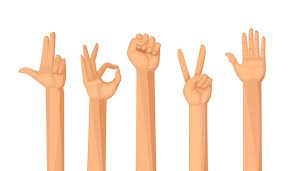
#> input picture Actividad2/manos.jpg, 295 x 171 px, found by its file name
$ python Actividad_VII_Filtros.py
#> lines starting #> are read from the running program, lines starting #| are printed output that depends on the picture
import cv2
import numpy as np
import matplotlib.pyplot as plt

def add_gaussian_noise(image, mean=0, sigma=15):
    noise = np.random.normal(mean, sigma, image.shape).astype(np.int16)
    noisy_image = np.clip(image.astype(np.int16) + noise, 0, 255).astype(np.uint8)
    return noisy_image

def add_salt_pepper_noise(image, salt_prob=0.02, pepper_prob=0.02):
    noisy_image = image.copy()
    num_salt = np.ceil(salt_prob * image.size).astype(int)
    num_pepper = np.ceil(pepper_prob * image.size).astype(int)

    coords_salt = [np.random.randint(0, i, num_salt) for i in image.shape]
    coords_pepper = [np.random.randint(0, i, num_pepper) for i in image.shape]

    noisy_image[tuple(coords_salt)] = 255
    noisy_image[tuple(coords_pepper)] = 0

    return noisy_image

def apply_filters(image):
    return {
        "Gaussian": cv2.GaussianBlur(image, (5, 5), 0),
        "Mean": cv2.blur(image, (5, 5)),
        "Median": cv2.medianBlur(image, 7),
        "Min": cv2.erode(image, np.ones((3,3), np.uint8)),
        "Max": cv2.dilate(image, np.ones((3,3), np.uint8))
    }

def show_images(images_dict, title):
    plt.figure(figsize=(12, 8))
    num_images = len(images_dict)
    rows = 3
    cols = 4 if num_images > 8 else (num_images // 3 + 1)

    for i, (name, img) in enumerate(images_dict.items(), 1):
        plt.subplot(rows, cols, i)
        plt.imshow(img, cmap='gray')
        plt.title(name, fontsize=8)
        plt.axis("off")

    plt.suptitle(title)
    plt.tight_layout()
    plt.show()

# Cargar imagen en escala de grises
image = cv2.imread('Actividad2\manos.jpg', cv2.IMREAD_GRAYSCALE)
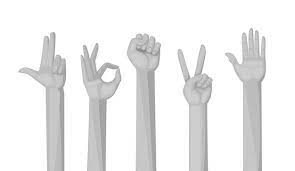
#> image: shape (171, 295); min 132, max 255, mean 237.2

# Contaminar imágenes con ruido
noisy_gaussian = add_gaussian_noise(image)
#> in add_gaussian_noise, `noisy_image = np.clip(image.astype(np.int16) + noise, 0, 255).astype(n..`:
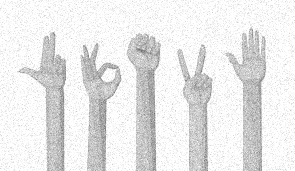
#> noisy_image: shape (171, 295); min 106, max 255, mean 233.2
noisy_salt_pepper = add_salt_pepper_noise(image)
#> in add_salt_pepper_noise, `noisy_image[tuple(coords_pepper)] = 0`:
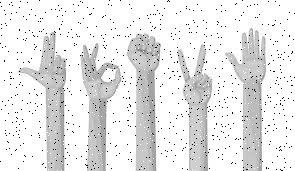
#> noisy_image: shape (171, 295); min 0, max 255, mean 232.9

# Aplicar filtros
filtered_gaussian = apply_filters(noisy_gaussian)
#> filtered_gaussian = 5 items
filtered_salt_pepper = apply_filters(noisy_salt_pepper)
#> filtered_salt_pepper = 5 items

# Organizar todas las imágenes en un solo diccionario (máximo 12 imágenes)
all_images = {
    "Original": image,
    "Gaussian Noise": noisy_gaussian,
    "Salt & Pepper Noise": noisy_salt_pepper,
}

filtered_images = {
    **{f"Gaussian Noise - {k}": v for k, v in filtered_gaussian.items()},
    **{f"Salt & Pepper Noise - {k}": v for k, v in filtered_salt_pepper.items()}
}

# Limitar el número total de imágenes a 12
filtered_images = dict(list(filtered_images.items())[:9])
#> filtered_images = 9 items
all_images.update(filtered_images)

# Mostrar todas las imágenes
show_images(all_images, "All Processed Images")
#> in show_images, `num_images = len(images_dict)`: num_images = 12
#> in show_images, `cols = 4 if num_images > 8 else (num_images // 3 + 1)`: cols = 4
#> the loop in show_images, `for i, (name, img) in enumerate(images_dict.items(), 1):` made 12 passes
#> name on passes 1 to 12: 'Original', 'Gaussian Noise', 'Salt & Pepper Noise', 'Gaussian Noise - Gaussian', 'Gaussian Noise - Mean', 'Gaussian Noise - Median', 'Gaussian Noise - Min', 'Gaussian Noise - Max', 'Salt & Pepper Noise - Gaussian', 'Salt & Pepper Noise - Mean', 'Salt & Pepper Noise - Median', 'Salt & Pepper Noise - Min'
#> in show_images, `plt.show()`:
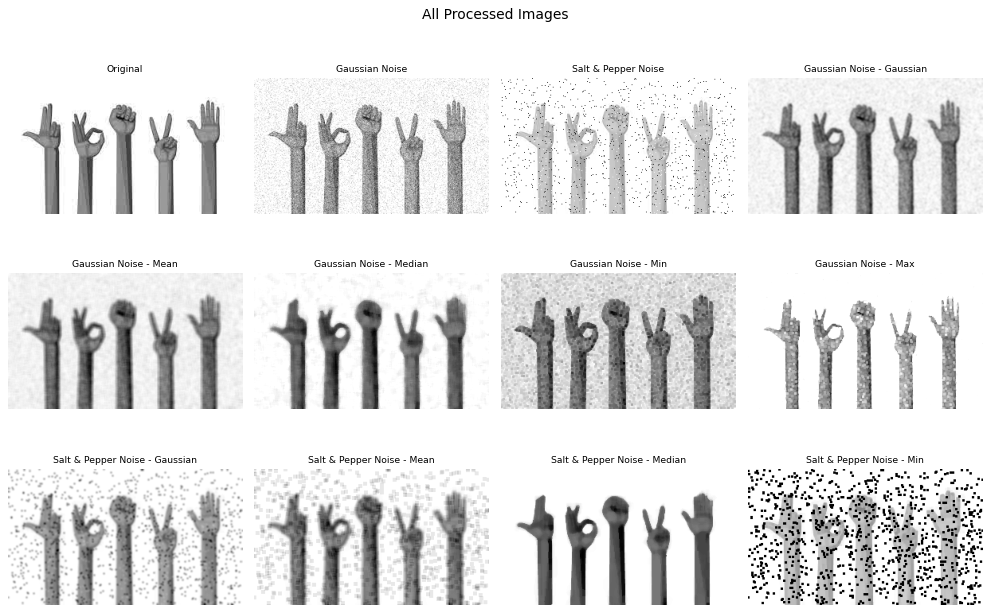
#> figure drawn by matplotlib, 12 panels
